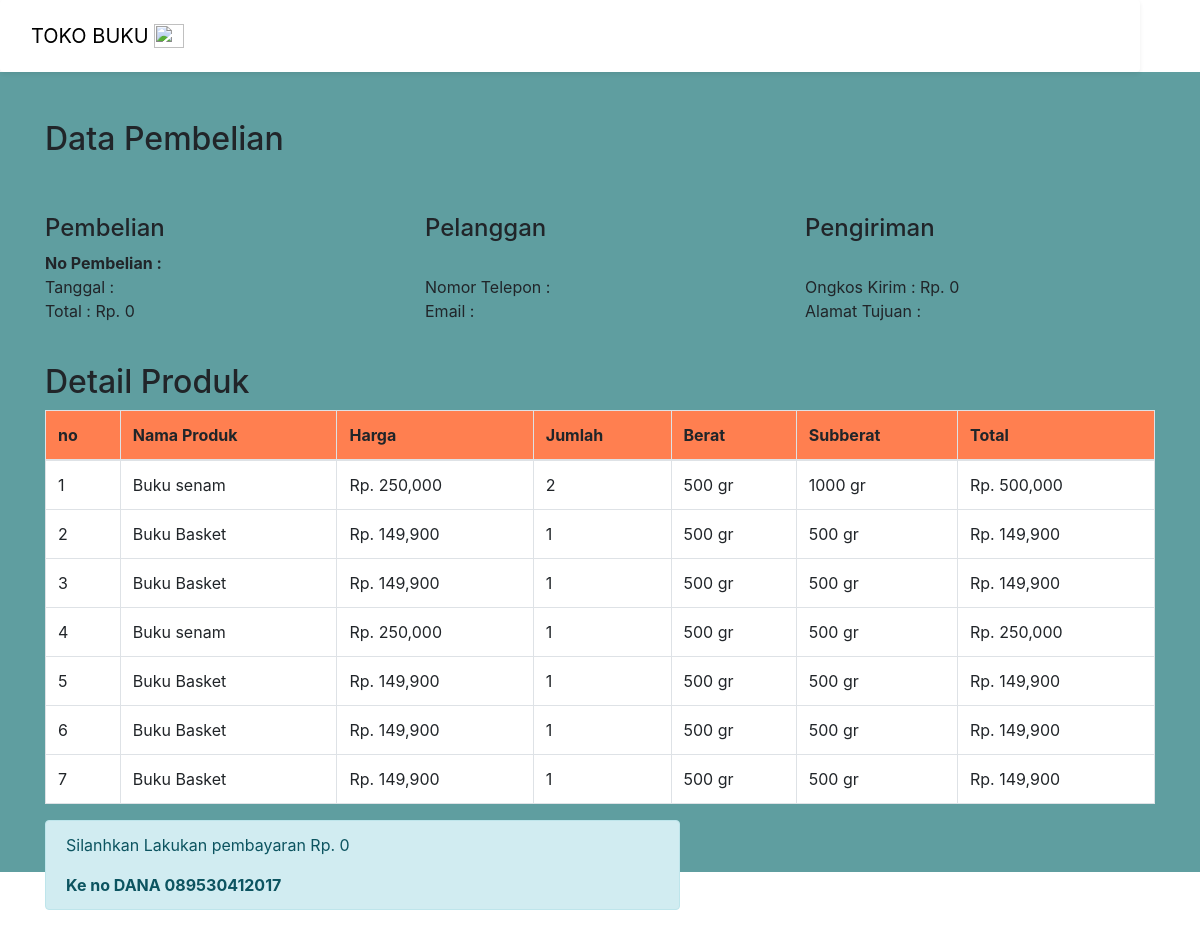
The page /User/hasil.php on the database its author committed.
### tables this page shows
CREATE TABLE `pembelian_produk` (
  `id_pembelian_produk` int(11) NOT NULL,
  `id_pembelian` int(11) NOT NULL,
  `id_produk` int(11) NOT NULL,
  `jumlah` int(11) NOT NULL,
  `nama` varchar(100) NOT NULL,
  `harga` int(11) NOT NULL,
  `berat` int(11) NOT NULL,
  `subberat` int(11) NOT NULL,
  `subharga` int(11) NOT NULL
);

### User/hasil.php (the view, shortened to what this page needs)
<?php
include 'conn.php';
?>
<!doctype html>
<html>
<head>
	<link rel="stylesheet" href="https://cdn.jsdelivr.net/npm/bootstrap@4.6.1/dist/css/bootstrap.min.css">
</head>
</head>
<body>
	<div class="container mx-0 px-0">
		<nav class="navbar position-sticky default-layout-navbar col-lg-12 col-12 shadow-sm p-3 mb-0 bg-body rounded">
			<div class="container-fluid">
				<a href="index.php" class="navbar-brand" style="color: black;">
					TOKO BUKU
					<img src="https://th.bing.com/th/id/OIP.5AIBiqVoTNtQIOGzVOeEJwHaFO?w=256&h=180&c=7&r=0&o=5&dpr=2&pid=1.7" alt="" width="30" height="24" class="d-inline-block align-text-top">
				</a>
			</div>
		</nav>
	</div>
	<section class="pt-5" style="height: 100vh; background: #5F9EA0;">
		<div class="container">
			<h2 class="pb-5">Data Pembelian</h2>
			<?php
			$data = $conn->query("SELECT * FROM pembelian JOIN pelanggan ON pembelian.id_pelanggan = pelanggan.id_pelanggan
					WHERE pembelian.id_pembelian = '$_GET[id]'");
			$detail = mysqli_fetch_assoc($data);
			?>
			<div class="row">
				<div class="col-md-4">
					<h4>Pembelian</h4>
					<strong>No Pembelian : <?php echo $detail['id_pembelian']; ?></strong><br>
					<P>
						Tanggal : <?php echo $detail['tanggal_pembelian']; ?> <br>
						Total : Rp. <?php echo number_format($detail['total_pembelian']); ?> <br>
					</P>
				</div>
				<div class="col-md-4">
					<h4>Pelanggan</h4>
					<strong><?php echo $detail['nama_pelanggan']; ?></strong><br>
					<p>
						Nomor Telepon : <?php echo $detail['telepon_pelanggan']; ?> <br>
						Email : <?php echo $detail['email_pelanggan']; ?> <br>
					</p>
				</div>
				<div class="col-md-4">
					<h4>Pengiriman</h4>
					<br>
					Ongkos Kirim : Rp. <?php echo number_format($detail['tarif']); ?><br>
					Alamat Tujuan : <?php echo $detail['alamat']; ?>
				</div>
			</div>
			<br>
			<h2>Detail Produk</h2>
			<table class="table table-bordered">
				<thead style="background: #FF7F50;">
					<tr>
						<th>no</th>
						<th>Nama Produk</th>
						<th>Harga</th>
						<th>Jumlah</th>
						<th>Berat</th>
						<th>Subberat</th>
						<th>Total</th>
					</tr>
				</thead>
				<tbody style="background: white;">
					<?php
					$sql = mysqli_query($conn, "SELECT * FROM pembelian_produk WHERE id_pembelian = '$_GET[id]'");
					?>
					<?php $no = 1; ?>
					<?php while ($data = mysqli_fetch_assoc($sql)) { ?>
						<tr>
							<td><?php echo $no; ?></td>
							<td><?php echo $data['nama']; ?></td>
							<td>Rp. <?php echo number_format($data['harga']); ?></td>
							<td><?php echo $data['jumlah']; ?></td>
							<td><?php echo $data['berat']; ?> gr</td>
							<td><?php echo $data['subberat']; ?> gr</td>
							<td>Rp. <?php echo number_format($data['subharga']); ?></td>
						</tr>
						<?php $no++; ?>
					<?php } ?>
				</tbody>
			</table>
			<div class="row">
				<div class="col-md-7">
					<div class="alert alert-info">
						<p>Silanhkan Lakukan pembayaran Rp. <?php echo number_format($detail['total_pembelian']); ?></p>
						<strong>Ke no DANA 089530412017</strong>
					</div>
				</div>
			</div>
		</div>
	</section>
</body>
</html>

### rows shown on the page
pembelian_produk: nama "Buku senam", harga "250,000", jumlah "2", berat "500", subberat "1000", subharga "500,000"
pembelian_produk: nama "Buku Basket", harga "149,900", jumlah "1", berat "500", subberat "500", subharga "149,900"
pembelian_produk: nama "Buku Basket", harga "149,900", jumlah "1", berat "500", subberat "500", subharga "149,900"
pembelian_produk: nama "Buku senam", harga "250,000", jumlah "1", berat "500", subberat "500", subharga "250,000"
pembelian_produk: nama "Buku Basket", harga "149,900", jumlah "1", berat "500", subberat "500", subharga "149,900"
pembelian_produk: nama "Buku Basket", harga "149,900", jumlah "1", berat "500", subberat "500", subharga "149,900"
pembelian_produk: nama "Buku Basket", harga "149,900", jumlah "1", berat "500", subberat "500", subharga "149,900"

### other values the page prints
$detail['total_pembelian'] "0"
$detail['tarif'] "0"
